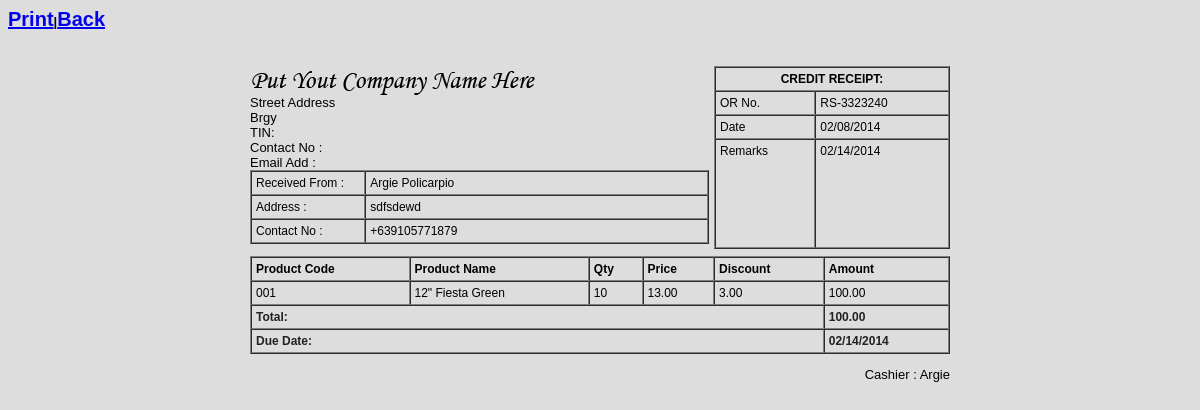
/main/preview.php?invoice=RS-3323240, run on the app's committed database.
### tables this page shows
CREATE TABLE IF NOT EXISTS `sales` (
  `transaction_id` int(11) NOT NULL AUTO_INCREMENT,
  `invoice_number` varchar(100) NOT NULL,
  `cashier` varchar(100) NOT NULL,
  `date` varchar(100) NOT NULL,
  `type` varchar(100) NOT NULL,
  `amount` varchar(100) NOT NULL,
  `due_date` varchar(100) NOT NULL,
  `name` varchar(100) NOT NULL,
  `balance` varchar(100) NOT NULL,
  PRIMARY KEY (`transaction_id`)
);

CREATE TABLE IF NOT EXISTS `customer` (
  `customer_id` int(11) NOT NULL AUTO_INCREMENT,
  `customer_name` varchar(100) NOT NULL,
  `address` varchar(100) NOT NULL,
  `contact` varchar(100) NOT NULL,
  `membership_number` varchar(100) NOT NULL,
  PRIMARY KEY (`customer_id`)
);

CREATE TABLE IF NOT EXISTS `sales_order` (
  `transaction_id` int(11) NOT NULL AUTO_INCREMENT,
  `invoice` varchar(100) NOT NULL,
  `product` varchar(100) NOT NULL,
  `qty` varchar(100) NOT NULL,
  `amount` varchar(100) NOT NULL,
  `name` varchar(100) NOT NULL,
  `price` varchar(100) NOT NULL,
  `discount` varchar(100) NOT NULL,
  PRIMARY KEY (`transaction_id`)
);

### main/preview.php (the view, shortened to what this page needs)
<link href="../style.css" media="screen" rel="stylesheet" type="text/css" />
<a href="javascript:Clickheretoprint()" style="font-size:20px";>Print</a>|<a href="index.php" style="font-size:20px";>Back</a>
<?php
$invoice=$_GET['invoice'];
include('../connect.php');
$result = $db->prepare("SELECT * FROM sales WHERE invoice_number= :userid");
$result->bindParam(':userid', $invoice);
$result->execute();
for($i=0; $row = $result->fetch(); $i++){
$cname=$row['name'];
$invoice=$row['invoice_number'];
$date=$row['date'];
$cash=$row['due_date'];
$cashier=$row['cashier'];
$pt=$row['type'];
}
?><br>
<div class="content" id="content">
<div style="margin: 0 auto; padding: 20px; width: 700px; font-weight: normal;">
	<div style="width: 100%; height: 190px;" >
	<div style="width: 459px; float: left;">
	<img src="../initial.png" /><br>
	Street Address<br>
	Brgy<br>
	TIN:<br>
	Contact No : <br>
	Email Add : <br>
	<div>
	<?php
	$resulta = $db->prepare("SELECT * FROM customer WHERE customer_name= :a");
	$resulta->bindParam(':a', $cname);
	$resulta->execute();
	for($i=0; $rowa = $resulta->fetch(); $i++){
	$address=$rowa['address'];
	$contact=$rowa['contact'];
	}
	?>
	<table border="1" cellpadding="4" cellspacing="0" style="font-family: arial; font-size: 12px;text-align:left;width : 100%;">
		<tr>
			<td width="25%">Received From : </td>
			<td width="75%"><?php echo $cname ?></td>
		</tr>
		<tr>
			<td width="25%">Address : </td>
			<td width="75%"><?php echo $address ?></td>
		</tr>
		<tr>
			<td width="25%">Contact No : </td>
			<td width="75%"><?php echo $contact ?></td>
		</tr>
	</table>
	</div>
	</div>
	<div style="width: 236px; float: right; height: 178px;">
	<table border="1" cellpadding="4" cellspacing="0" style="font-family: arial; font-size: 12px;text-align:left;width : 100%;">
		<tr>
			<td colspan="2"><div style="text-align: center; font-weight: bold;">
			<?php
			if($pt=='credit'){
			echo 'CREDIT RECEIPT:';
			}
			?>
			</div></td>
		</tr>
		<tr>
			<td>OR No.</td>
			<td><?php echo $invoice ?></td>
		</tr>
		<tr>
			<td>Date</td>
			<td><?php echo $date ?></td>
		</tr>
		<tr style="height: 109px; vertical-align: top;">
			<td>Remarks</td>
			<td><?php echo $cash ?></td>
		</tr>
	</table>
	</div>
	</div>
	<div style="width: 100%">
	<table border="1" cellpadding="4" cellspacing="0" style="font-family: arial; font-size: 12px;text-align:left;" width="100%">
		<thead>
			<tr>
				<th> Product Code </th>
				<th> Product Name </th>
				<th> Qty </th>
				<th> Price </th>
				<th> Discount </th>
				<th> Amount </th>
			</tr>
		</thead>
		<tbody>
				<?php
					$id=$_GET['invoice'];
					$result = $db->prepare("SELECT * FROM sales_order WHERE invoice= :userid");
					$result->bindParam(':userid', $id);
					$result->execute();
					for($i=0; $row = $result->fetch(); $i++){
				?>
				<tr class="record">
				<td><?php echo $row['product']; ?></td>
				<td><?php echo $row['name']; ?></td>
				<td><?php echo $row['qty']; ?></td>
				<td>
				<?php
				$ppp=$row['price'];
				echo formatMoney($ppp, true);
				?>
				</td>
				<td>
				<?php
				$ddd=$row['discount'];
				echo formatMoney($ddd, true);
				?>
				</td>
				<td>
				<?php
				$dfdf=$row['amount'];
				echo formatMoney($dfdf, true);
				?>
				</td>
				</tr>
				<?php
					}
				?>
				<tr>
					<td colspan="5"><strong style="font-size: 12px; color: #222222;">Total:</strong></td>
					<td colspan="2"><strong style="font-size: 12px; color: #222222;">
					<?php
					$sdsd=$_GET['invoice'];
					$resultas = $db->prepare("SELECT sum(amount) FROM sales_order WHERE invoice= :a");
					$resultas->bindParam(':a', $sdsd);
					$resultas->execute();
					for($i=0; $rowas = $resultas->fetch(); $i++){
					$fgfg=$rowas['sum(amount)'];
					echo formatMoney($fgfg, true);
					}
					?>
					</strong></td>
				</tr>
				<tr>
					<td colspan="5"><strong style="font-size: 12px; color: #222222;">
					<?php
					if($pt=='credit'){
					echo 'Due Date:';
					}
					?>
					</strong></td>
					<td colspan="2"><strong style="font-size: 12px; color: #222222;">
					<?php
					function formatMoney($number, $fractional=false) {
						if ($fractional) {
							$number = sprintf('%.2f', $number);
						}
						while (true) {
							$replaced = preg_replace('/(-?\d+)(\d\d\d)/', '$1,$2', $number);
							if ($replaced != $number) {
								$number = $replaced;
							} else {
								break;
							}
						}
						return $number;
					}
					if($pt=='credit'){
					echo $cash;
					}
					?>
					</strong></td>
				</tr>
		</tbody>
	</table>
	</div>
<div style="text-align: right; margin-top: 13px;">Cashier : <?php echo $cashier ?></div>
</div>
</div>

### data on the page
sales: name "Argie Policarpio", invoice_number "RS-3323240", date "02/08/2014", due_date "02/14/2014", cashier "Argie"
customer: address "sdfsdewd", contact "+639105771879"
sales_order: product "001", name "12\" Fiesta Green", qty "10", price "13.00", discount "3.00", amount "100.00"

### other printed values
formatMoney($fgfg, true) "100.00"
